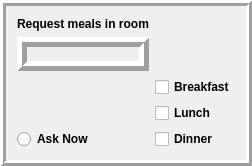
             <widget class="QFrame" name="frame_3">
              <property name="sizePolicy">
               <sizepolicy hsizetype="Expanding" vsizetype="Expanding">
                <horstretch>0</horstretch>
                <verstretch>0</verstretch>
               </sizepolicy>
              </property>
              <property name="frameShape">
               <enum>QFrame::Box</enum>
              </property>
              <property name="frameShadow">
               <enum>QFrame::Raised</enum>
              </property>
              <property name="lineWidth">
               <number>3</number>
              </property>
              <layout class="QGridLayout" name="gridLayout_16">
               <item row="0" column="0">
                <widget class="QLabel" name="label_41">
                 <property name="font">
                  <font>
                   <weight>75</weight>
                   <bold>true</bold>
                  </font>
                 </property>
                 <property name="text">
                  <string>Request meals in room</string>
                 </property>
                </widget>
               </item>
               <item row="9" column="1">
                <widget class="QCheckBox" name="checkBox">
                 <property name="font">
                  <font>
                   <weight>75</weight>
                   <bold>true</bold>
                  </font>
                 </property>
                 <property name="text">
                  <string>Lunch</string>
                 </property>
                </widget>
               </item>
               <item row="5" column="0" rowspan="3">
                <widget class="QLabel" name="label_23">
                 <property name="frameShape">
                  <enum>QFrame::Box</enum>
                 </property>
                 <property name="frameShadow">
                  <enum>QFrame::Raised</enum>
                 </property>
                 <property name="lineWidth">
                  <number>5</number>
                 </property>
                 <property name="text">
                  <string/>
                 </property>
                 <property name="pixmap">
                  <pixmap resource="check in.qrc">:/newPrefix/check in_qrc/LKIHNL.png</pixmap>
                 </property>
                 <property name="scaledContents">
                  <bool>true</bool>
                 </property>
                </widget>
               </item>
               <item row="10" column="1">
                <widget class="QCheckBox" name="checkBox_2">
                 <property name="font">
                  <font>
                   <weight>75</weight>
                   <bold>true</bold>
                  </font>
                 </property>
                 <property name="text">
                  <string>Dinner</string>
                 </property>
                </widget>
               </item>
               <item row="10" column="0">
                <widget class="QRadioButton" name="radioButton_8">
                 <property name="font">
                  <font>
                   <weight>75</weight>
                   <bold>true</bold>
                  </font>
                 </property>
                 <property name="text">
                  <string>Ask Now            </string>
                 </property>
                </widget>
               </item>
               <item row="8" column="1">
                <widget class="QCheckBox" name="checkBox_3">
                 <property name="font">
                  <font>
                   <weight>75</weight>
                   <bold>true</bold>
                  </font>
                 </property>
                 <property name="text">
                  <string>Breakfast</string>
                 </property>
                </widget>
               </item>
              </layout>
             </widget>
